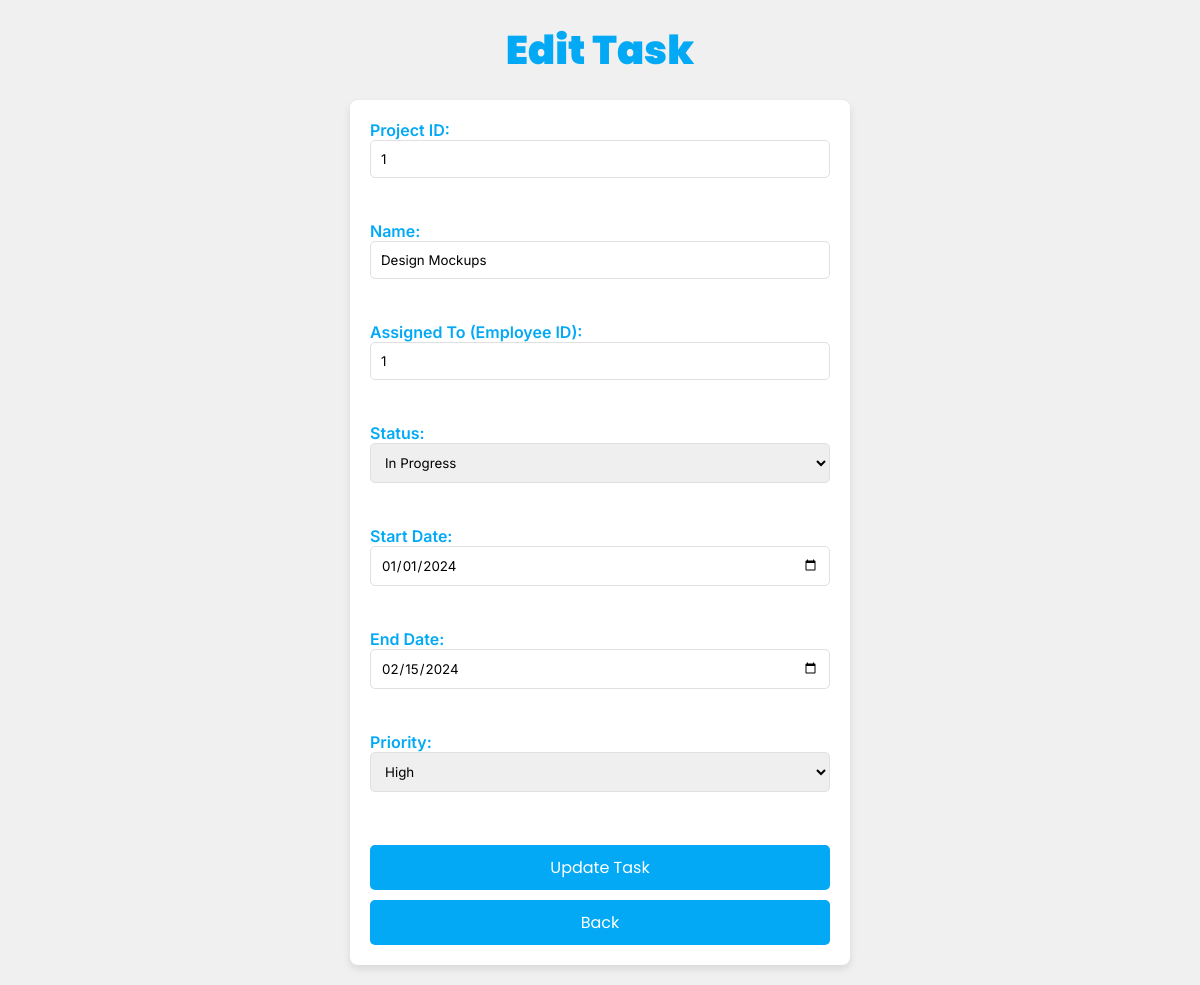
/editTask.php?id=1 (signed in), run on the app's committed database.
### tables this page shows
CREATE TABLE Tasks (
    task_id INT PRIMARY KEY AUTO_INCREMENT,
    project_id INT NOT NULL,
    name VARCHAR(255) NOT NULL,
    assigned_to INT,
    status VARCHAR(50) CHECK (status IN ('Pending', 'In Progress', 'Completed')),
    start_date DATE,
    end_date DATE,
    priority VARCHAR(50) CHECK (priority IN ('High', 'Medium', 'Low'))

);

### editTask.php (the view, shortened to what this page needs)
<?php
include 'logAction.php';
if (isset($_GET['id'])) {
    $task_id = $_GET['id'];
    $stmt = $pdo->prepare("SELECT * FROM Tasks WHERE task_id = ?");
    $stmt->execute([$task_id]);
    $task = $stmt->fetch(PDO::FETCH_ASSOC);
} else {
    echo "Task ID not provided!";
    exit;
}
?>
<!DOCTYPE html>
<html lang="en">
<head>
    <link rel="stylesheet" href="style.css">
</head>
<body>
    <h2>Edit Task</h2>
    <form method="POST">
        <label>Project ID: <input type="number" name="project_id" value="<?= htmlspecialchars($task['project_id']) ?>" required></label><br>
        <label>Name: <input type="text" name="name" value="<?= htmlspecialchars($task['name']) ?>" required></label><br>
        <label>Assigned To (Employee ID): <input type="number" name="assigned_to" value="<?= htmlspecialchars($task['assigned_to']) ?>"></label><br>
        <label>Status:
            <select name="status">
                <option value="In Progress" <?= $task['status'] == 'In Progress' ? 'selected' : '' ?>>In Progress</option>
            </select>
        </label><br>
        <label>Start Date: <input type="date" name="start_date" value="<?= htmlspecialchars($task['start_date']) ?>"></label><br>
        <label>End Date: <input type="date" name="end_date" value="<?= htmlspecialchars($task['end_date']) ?>"></label><br>
        <label>Priority:
            <select name="priority">
                <option value="High" <?= $task['priority'] == 'High' ? 'selected' : '' ?>>High</option>
            </select>
        </label><br>
        <button type="submit">Update Task</button>
        <button type="button" onclick="window.location.href='tasks.php'">Back</button>
    </form>
</body>
</html>

### style.css (style rules this page uses)
* { margin: 0; padding: 0; box-sizing: border-box; font-family: "Inter", sans-serif; }
:root { --sky-blue: #03a9f4; --light-green: #a1eebd; --white: #ffffff; --gray: #f0f0f0; --border-color: #e0e0e0; }
body { background-color: var(--gray); color: var(--sky-blue); padding: 20px; font-family: "Inter", sans-serif; }
h1, h2 { color: var(--sky-blue); text-align: center; font-family: "Poppins", sans-serif; }
h2 { font-size: 2.5em; font-weight: 900; margin-bottom: 20px; }
a, button { display: inline-block; background-color: var(--sky-blue); color: var(--white); padding: 8px 15px; border-radius: 5px; text-decoration: none; margin-top: 10px; font-family: "Poppins", sans-serif; font-weight: 400; }
button { border: none; cursor: pointer; }
form { background-color: var(--white); padding: 20px; border-radius: 8px; box-shadow: 0 4px 8px rgba(0, 0, 0, 0.1); max-width: 500px; margin: 0 auto; font-family: "Inter", sans-serif; }
form label { display: block; margin-bottom: 8px; color: var(--sky-blue); font-weight: 600; }
form input[type="text"], form input[type="number"], form input[type="date"], form select { width: 100%; padding: 10px; margin-bottom: 15px; border: 1px solid var(--border-color); border-radius: 5px; }
form button { width: 100%; padding: 10px; font-size: 16px; font-family: "Poppins", sans-serif; font-weight: 400; }
form input[type="text"], form input[type="password"] { width: 100%; padding: 10px; margin-bottom: 15px; border: 1px solid #e0e0e0; border-radius: 5px; outline: none; transition: border-color 0.3s ease; }

### data on the page
tasks: project_id "1", name "Design Mockups", assigned_to "1", status "In Progress", start_date "01/01/2024", end_date "02/15/2024", priority "High"
